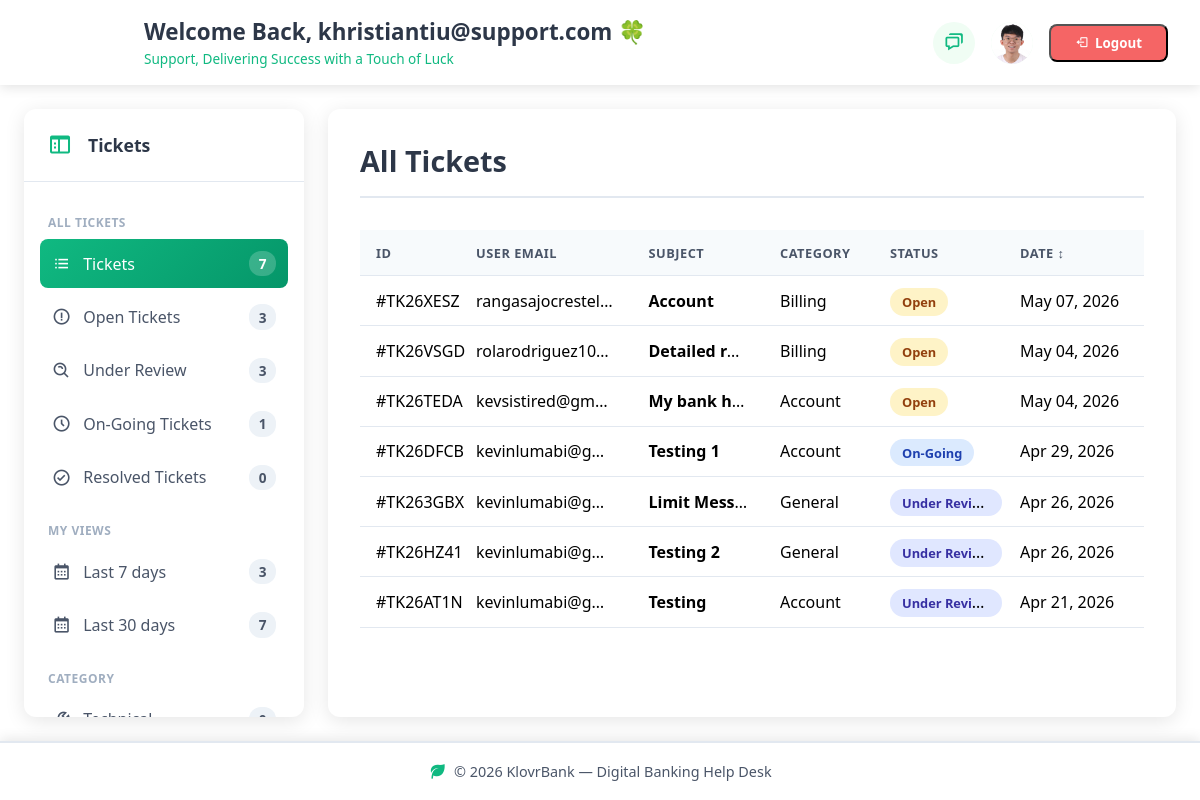
Screenshot of /support_dashboard.php (signed in) with the database file from the repository.
### tables this page shows
CREATE TABLE `users` (
  `id` int(10) UNSIGNED NOT NULL,
  `email` varchar(255) NOT NULL,
  `password_hash` varchar(255) NOT NULL,
  `bank_account` varchar(16) NOT NULL,
  `bank_account_4` varchar(4) NOT NULL,
  `role` varchar(20) NOT NULL DEFAULT 'user',
  `is_active` tinyint(1) NOT NULL DEFAULT 1,
  `is_verified` tinyint(1) NOT NULL DEFAULT 0,
  `status` varchar(20) NOT NULL DEFAULT 'Active',
  `phone` varchar(11) DEFAULT NULL,
  `display_name` varchar(60) DEFAULT NULL,
  `created_at` timestamp NOT NULL DEFAULT current_timestamp(),
  `house_no` varchar(20) DEFAULT NULL,
  `street` varchar(100) DEFAULT NULL,
  `subdivision` varchar(100) DEFAULT NULL,
  `municipality` varchar(100) DEFAULT NULL,
  `region` varchar(100) DEFAULT NULL,
  `country` varchar(100) DEFAULT NULL,
  `postal_code` char(4) DEFAULT NULL,
  `profile_picture` varchar(255) DEFAULT NULL,
  `profile_picture_offset` varchar(50) DEFAULT '50% 50%'
);

CREATE TABLE `tickets` (
  `ticket_id` int(11) NOT NULL,
  `display_id` varchar(10) NOT NULL,
  `user_email` varchar(255) NOT NULL,
  `subject` varchar(255) NOT NULL,
  `category` varchar(100) NOT NULL,
  `content` text NOT NULL,
  `status` enum('Open','Under Review','On-Going','Resolved') NOT NULL DEFAULT 'Open',
  `created_at` timestamp NULL DEFAULT current_timestamp(),
  `assigned_support_email` varchar(255) DEFAULT NULL,
  `is_escalated` tinyint(1) NOT NULL DEFAULT 0,
  `image_path` varchar(255) DEFAULT NULL
);

### support_dashboard.php (the view, shortened to what this page needs)
<?php
$conn = mysqli_connect("localhost", "root", "", "help_desk_db");
$agent_email = mysqli_real_escape_string($conn, $_SESSION['email']);
$sql = "SELECT * FROM tickets WHERE status = 'Open' OR assigned_support_email = '$agent_email' ORDER BY is_escalated DESC, created_at DESC";
$result = mysqli_query($conn, $sql);
$count_all = mysqli_num_rows(mysqli_query($conn, "SELECT ticket_id FROM tickets WHERE status = 'Open' OR assigned_support_email = '$agent_email'"));
$count_open = mysqli_num_rows(mysqli_query($conn, "SELECT ticket_id FROM tickets WHERE status = 'Open'"));
$count_under_review = mysqli_num_rows(mysqli_query($conn, "SELECT ticket_id FROM tickets WHERE status = 'Under Review' AND assigned_support_email = '$agent_email'"));
$count_ongoing = mysqli_num_rows(mysqli_query($conn, "SELECT ticket_id FROM tickets WHERE status = 'On-Going' AND assigned_support_email = '$agent_email'"));
$count_resolved = mysqli_num_rows(mysqli_query($conn, "SELECT ticket_id FROM tickets WHERE status = 'Resolved' AND assigned_support_email = '$agent_email'"));
$count_7days  = mysqli_num_rows(mysqli_query($conn, "SELECT ticket_id FROM tickets WHERE (status = 'Open' OR assigned_support_email = '$agent_email') AND created_at >= NOW() - INTERVAL 7 DAY"));
$count_30days = mysqli_num_rows(mysqli_query($conn, "SELECT ticket_id FROM tickets WHERE (status = 'Open' OR assigned_support_email = '$agent_email') AND created_at >= NOW() - INTERVAL 30 DAY"));
$count_technical = mysqli_num_rows(mysqli_query($conn, "SELECT ticket_id FROM tickets WHERE (status = 'Open' OR assigned_support_email = '$agent_email') AND category = 'technical'"));
?>
<!DOCTYPE html>
<html lang="en">
<head>
    <link href='https://unpkg.com/boxicons@2.1.4/css/boxicons.min.css' rel='stylesheet'>
</head>
<body>
    <div class="heading">
        <div class="welcome">
            <video src="Videos/MOVING LOGO.mp4" autoplay loop muted playsinline></video>
            <div class="welcome-text">
                <h1>Welcome Back, <?php echo htmlspecialchars($_SESSION['email']); ?> 🍀</h1>
                <span>Support, Delivering Success with a Touch of Luck</span>
            </div>
        </div>
        <div class="header-actions">
            <button onclick="openMsgModal()" style="position:relative;background:#f0fdf4;border:none;border-radius:50%;width:42px;height:42px;font-size:1.3rem;color:#10b981;cursor:pointer;display:flex;align-items:center;justify-content:center;transition:background 0.2s;" title="Message Admin">
                <i class='bx bx-chat'></i>
            </button>
            <?php
            $pp_conn = new mysqli("localhost", "root", "", "help_desk_db");
            $pp_stmt = $pp_conn->prepare("SELECT profile_picture, profile_picture_offset FROM users WHERE email=? AND role='support' LIMIT 1");
            $pp_stmt->bind_param("s",$_SESSION['email']);
            $pp_stmt->execute();
            $pp_row = $pp_stmt->get_result()->fetch_assoc();
            ?>
            <a href="support_profile.php" style="background:#f0fdf4;border:none;border-radius:50%;width:42px;height:42px;font-size:1.4rem;color:#10b981;cursor:pointer;display:flex;align-items:center;justify-content:center;text-decoration:none;transition:background 0.2s;overflow:hidden;" title="My Profile">
                <?php if (!empty($pp_row['profile_picture'])): ?>
                    <img src="<?php echo htmlspecialchars($pp_row['profile_picture']); ?>" style="width:100%;height:100%;object-fit:cover;object-position:<?php echo htmlspecialchars($pp_row['profile_picture_offset'] ?? '50% 50%'); ?>;border-radius:50%;">
                <?php else: ?>
                    <i class='bx bx-user-circle'></i>
                <?php endif; ?>
            </a>
            <button onclick="confirmLogout()" class="logout-btn">
                <i class='bx bx-log-out'></i> Logout
            </button>
        </div>
    </div>
    <div class="page-container">
        <aside class="sidebar" id="sidebar">
            <div id="resizer" class="resizer"></div>
            <div class="sidebar-header">
                <i class='bx bx-sidebar' id="toggleBtn"></i>
                <span class="side-name">Tickets</span>
            </div>
            <div class="sidebar-content">
                <div class="sidebar-content-inner">
                <ul class="list">
                    <li class="section-title">ALL TICKETS</li>
                    <li><a href="#" class="nav-link active" data-filter="all" data-label="All Tickets">
                        <i class='bx bx-list-ul'></i>
                        <span class="link-text">Tickets</span>
                        <span class="count"><?php echo $count_all; ?></span>
                    </a></li>
                    <li><a href="#" class="nav-link" data-filter="status:Open" data-label="Open Tickets">
                        <i class='bx bx-error-circle'></i>
                        <span class="link-text">Open Tickets</span>
                        <span class="count"><?php echo $count_open; ?></span>
                    </a></li>
                    <li><a href="#" class="nav-link" data-filter="status:Under Review" data-label="Under Review">
                        <i class='bx bx-search-alt'></i>
                        <span class="link-text">Under Review</span>
                        <span class="count"><?php echo $count_under_review; ?></span>
                    </a></li>
                    <li><a href="#" class="nav-link" data-filter="status:On-Going" data-label="On-Going Tickets">
                        <i class='bx bx-time-five'></i>
                        <span class="link-text">On-Going Tickets</span>
                        <span class="count"><?php echo $count_ongoing; ?></span>
                    </a></li>
                    <li><a href="#" class="nav-link" data-filter="status:Resolved" data-label="Resolved Tickets">
                        <i class='bx bx-check-circle'></i>
                        <span class="link-text">Resolved Tickets</span>
                        <span class="count"><?php echo $count_resolved; ?></span>
                    </a></li>
                    <li class="section-title">MY VIEWS</li>
                    <li><a href="#" class="nav-link" data-filter="days:7" data-label="Last 7 Days">
                        <i class='bx bx-calendar'></i>
                        <span class="link-text">Last 7 days</span>
                        <span class="count"><?php echo $count_7days; ?></span>
                    </a></li>
                    <li><a href="#" class="nav-link" data-filter="days:30" data-label="Last 30 Days">
                        <i class='bx bx-calendar'></i>
                        <span class="link-text">Last 30 days</span>
                        <span class="count"><?php echo $count_30days; ?></span>
                    </a></li>
                    <li class="section-title">CATEGORY</li>
                    <li><a href="#" class="nav-link" data-filter="category:technical" data-label="Technical Tickets">
                        <i class='bx bx-wrench'></i>
                        <span class="link-text">Technical</span>
                        <span class="count"><?php echo $count_technical; ?></span>
                    </a></li>
                </ul>
                </div>
            </div>
        </aside>
        <main class="content-view">
            <div id="ticket-list-view">
                <div class="content-header">
                    <h2>All Tickets</h2>
                </div>
                <?php if (mysqli_num_rows($result) > 0): ?>
                <div class="table-scroll">
                    <table class="ticket-table">
                        <thead>
                            <tr>
                                <th>ID</th>
                                <th>User Email</th>
                                <th>Subject</th>
                                <th>Category</th>
                                <th>Status</th>
                                <th style="cursor:pointer;user-select:none;" onclick="sortByDate()">Date <span id="dateSortIcon">↕</span></th>
                            </tr>
                        </thead>
                        <tbody>
                            <?php while($row = mysqli_fetch_assoc($result)): ?>
                            <tr class="ticket-row<?php echo $row['is_escalated'] ? ' escalated-row' : ''; ?>"
                                data-id="<?php echo htmlspecialchars($row['display_id']); ?>"
                                data-email="<?php echo htmlspecialchars($row['user_email']); ?>"
                                data-subject="<?php echo htmlspecialchars($row['subject']); ?>"
                                data-category="<?php echo htmlspecialchars(strtolower($row['category'])); ?>"
                                data-status="<?php echo htmlspecialchars($row['status']); ?>"
                                data-date="<?php echo date('M d, Y', strtotime($row['created_at'])); ?>"
                                data-created="<?php echo $row['created_at']; ?>"
                                data-content="<?php echo htmlspecialchars($row['content']); ?>"
                                data-escalated="<?php echo $row['is_escalated'] ? '1' : '0'; ?>"
                                data-assigned="<?php echo htmlspecialchars($row['assigned_support_email'] ?? ''); ?>"
                                data-image="<?php echo htmlspecialchars($row['image_path'] ?? ''); ?>">
                                <td>#<?php echo $row['display_id']; ?></td>
                                <td><?php echo htmlspecialchars($row['user_email']); ?></td>
                                <td><strong><?php echo htmlspecialchars($row['subject']); ?></strong><?php if ($row['is_escalated']): ?><i class='bx bxs-flag escalate-icon' title='Escalated'></i><?php endif; ?></td>
                                <td><?php echo ucfirst($row['category']); ?></td>
                                <td>
                                    <span class="status-badge status-<?php echo strtolower(str_replace([' ', '-'], ['-', '-'], $row['status'])); ?>">
                                        <?php echo $row['status']; ?>
                                    </span>
                                </td>
                                <td><?php echo date('M d, Y', strtotime($row['created_at'])); ?></td>
                            </tr>
                            <?php endwhile; ?>
                        </tbody>
                    </table>
                </div>
                <?php endif; ?>
            </div>
        </main>
    </div>
    <div class="footer">
        <div class="footer-left">
            <i class='bx bxs-leaf'></i>
            <span>© 2026 KlovrBank — Digital Banking Help Desk</span>
        </div>
    </div>
</body>
</html>

### rows the page displays
users: profile_picture (picture)
tickets: display "TK26XESZ", user_email "rangasajocrestel…", subject "Account", category "Billing", status "Open", created_at "May 07, 2026"
tickets: display "TK26VSGD", user_email "rolarodriguez10…", subject "Detailed r…", category "Billing", status "Open", created_at "May 04, 2026"
tickets: display "TK26TEDA", user_email "kevsistired@gm…", subject "My bank h…", category "Account", status "Open", created_at "May 04, 2026"
tickets: display "TK26DFCB", user_email "kevinlumabi@g…", subject "Testing 1", category "Account", status "On-Going", created_at "Apr 29, 2026"
tickets: display "TK263GBX", user_email "kevinlumabi@g…", subject "Limit Mess…", category "General", status "Under Revi…", created_at "Apr 26, 2026"
tickets: display "TK26HZ41", user_email "kevinlumabi@g…", subject "Testing 2", category "General", status "Under Revi…", created_at "Apr 26, 2026"
tickets: display "TK26AT1N", user_email "kevinlumabi@g…", subject "Testing", category "Account", status "Under Revi…", created_at "Apr 21, 2026"

### other values shown
$_SESSION['email'] "khristiantiu@support.com"
$count_all "7"
$count_open "3"
$count_under_review "3"
$count_ongoing "1"
$count_resolved "0"
$count_7days "3"
$count_30days "7"
